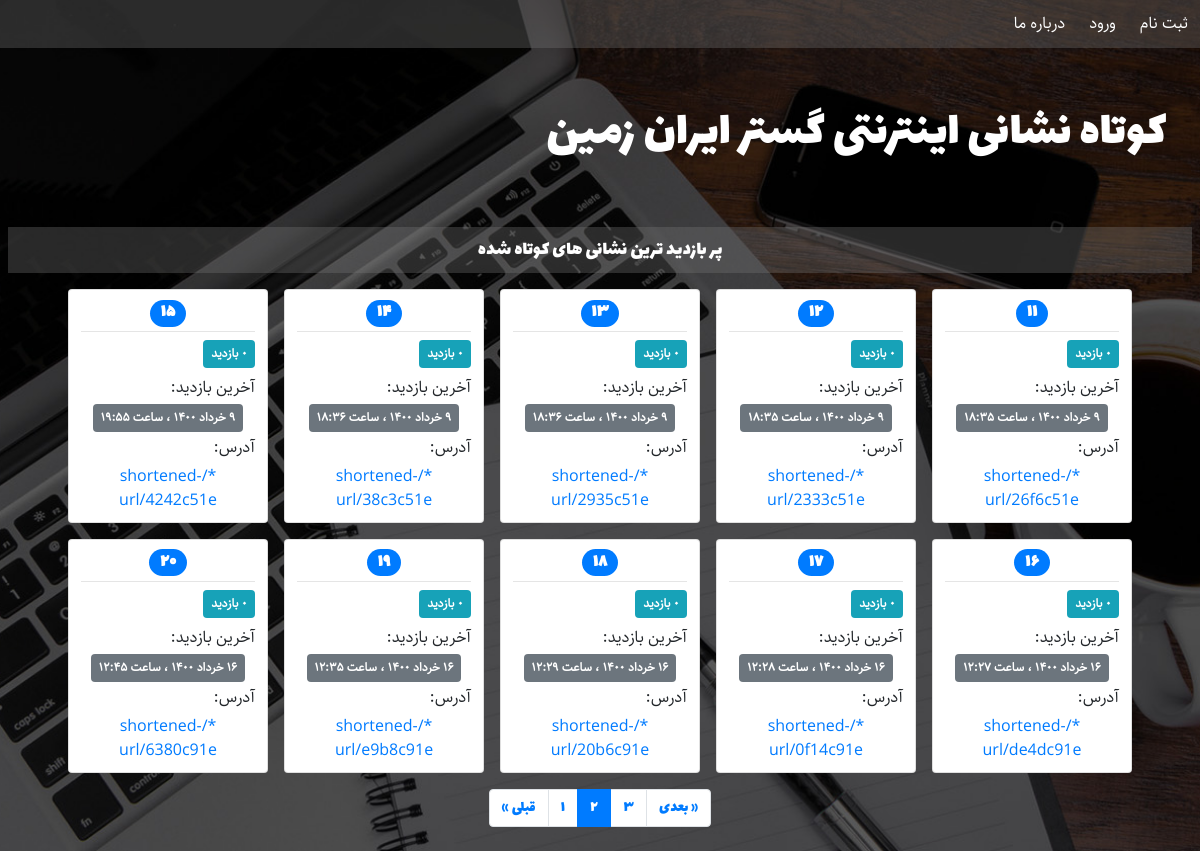
The app's page /?page=2, older data.
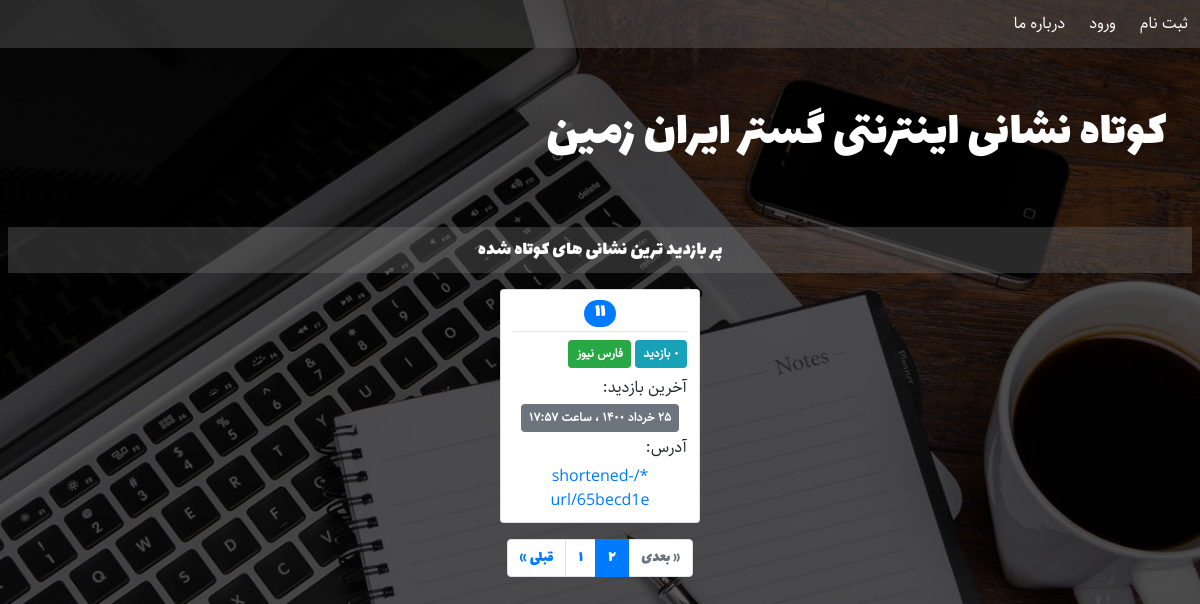
The same page, newer data.
### URLshortener/models.py (models this page shows, shortened)
class URL(models.Model):
    label = models.CharField(blank=True, max_length=30, verbose_name='عنوان')
    address = models.URLField(max_length=512, verbose_name='نشانی اینترنتی')
    slug = models.SlugField(max_length=8, unique=True, verbose_name='اسلاگ')
    visits = models.PositiveIntegerField(default=0, verbose_name='تعداد بازدید ها')
    created = models.DateTimeField(auto_now_add=True, verbose_name='تاریخ ایجاد')
    last_visit = models.DateTimeField(default=timezone.now, verbose_name='آخرین بازدید')
    author = models.ForeignKey(User, on_delete=models.CASCADE, related_name='urls',
                               verbose_name='ایجاد کننده')
    def last_visit_jalali(self):
        return datetime_to_jalali_str(self.last_visit)
    last_visit_jalali.short_description = 'آخرین بازدید'
    def created_jalali(self):
        return datetime_to_jalali_str(self.created)
    created_jalali.short_description = 'تاریخ ایجاد'
    def __str__(self):
        host = settings.ALLOWED_HOSTS[0] if settings.ALLOWED_HOSTS else 'localhost:8000'
        return '{}/shortened-url/{}'.format(host, self.slug)
    class Meta:
        verbose_name = 'نشانی اینترنتی'
        verbose_name_plural = 'نشانی های اینترنتی'

### URLshortener/views.py (the view)
# urls.py: path('', views.HomeView.as_view(), name='home'),
class HomeView(ListView):
    queryset = URL.objects.order_by('-visits')
    paginate_by = 10
    template_name = 'URLshortener/home.html'

### URLshortener/templatetags/custom_filters.py (called while the page is built)
@register.filter
@stringfilter
def to_persian(string):
    return numbers_to_persian(string)

### URLshortener/templatetags/custom_tags.py (called while the page is built)
@register.inclusion_tag('URLshortener/paginator.html')
def paginator(page):
    return {
        'page': page,
    }

@register.inclusion_tag('URLshortener/url_cards.html')
def url_cards(page):
    return {
        'page': page,
    }

### extensions/jalali.py (called while the page is built)
    def persian_tuple(self):
        return self.persian_year, self.persian_month, self.persian_day

### extensions/time_utils.py (called while the page is built)
def numbers_to_persian(string):
    en_to_fa = {
        '0': '۰',
        '1': '۱',
        '2': '۲',
        '3': '۳',
        '4': '۴',
        '5': '۵',
        '6': '۶',
        '7': '۷',
        '8': '۸',
        '9': '۹',
    }
    for en, fa in en_to_fa.items():
        string = string.replace(en, fa)
    return string

def datetime_to_jalali_str(time):
    jalali_month = (
        'فروردین',
        'اردیبهشت',
        'خرداد',
        'تیر',
        'مرداد',
        'شهریور',
        'مهر',
        'آبان',
        'آذر',
        'دی',
        'بهمن',
        'اسفند'
    )
    time = timezone.localtime(time)
    year, month, day = jalali.Gregorian(time.year, time.month, time.day).persian_tuple()
    jalali_to_str = '{} {} {} ، ساعت {:02d}:{:02d}'.format(
        day,
        jalali_month[month-1],
        year,
        time.hour,
        time.minute
    )
    return numbers_to_persian(jalali_to_str)

### templates/URLshortener/home.html (shortened to what this page needs)
{% extends 'URLshortener/base.html' %}
{% load static %}
{% load custom_filters %}
{% load custom_tags %}
{% block head %}
	<link rel='stylesheet' href="{% static 'URLshortener/css/home.css' %}">
{% endblock %}
{% block header %}
	<nav class='navbar navbar-expand-sm navbar-dark p-0'>
		<div class="collapse navbar-collapse" id="collapsibleNavbar">
			<ul class="navbar-nav text-center p-0 m-0">
			{% if user.is_authenticated %}
				<li class="nav-item p-1 text-center">
					<a class="nav-link" href="{% url 'URLshortener:dashboard' %}">پنل کاربری</a>
				</li>
				<li class="nav-item p-1 text-center">
					<a class="nav-link" href="{% url 'URLshortener:add-url' %}">کوتاه کردن نشانی</a>
				</li>
				<li class="nav-item p-1 text-center">
					<a class="nav-link" href="{% url 'auth_logout' %}?next=/">خروج</a>
				</li>
			{% else %}
				<li class="nav-item p-1 text-center">
					<a class="nav-link" href="{% url 'registration_register' %}">ثبت نام</a>
				</li>
				<li class="nav-item p-1 text-center">
					<a class="nav-link" href="{% url 'auth_login' %}">ورود</a>
				</li>
			{% endif %}
				<li class="nav-item p-1 text-center">
					<a class="nav-link" href="{% url 'URLshortener:about-us' %}">درباره ما</a>
				</li>
			</ul>
		</div>
	</nav>
	<div class='row container-fluid text-right p-5 text-white header-title'>
		کوتاه نشانی اینترنتی گستر ایران زمین
	</div>
{% endblock %}
{% block main %}
	<div class='container-fluid p-2'>
		<div class='container-fluid text-center text-white p-2 main-title'>پر بازدید ترین نشانی های کوتاه شده</div>
		<div class='container'>
			{% if page_obj %}
				{% url_cards page_obj %}
			{% else %}
				<div class='alert alert-info text-right p-2 m-2 mx-auto'>
					هنوز هیچ نشانی ای اضافه نشده است!
				</div>
			{% endif %}
			{% if is_paginated %}
				{% paginator page_obj %}
			{% endif %}
		</div>
	</div>
{% endblock %}

### templates/URLshortener/base.html (shortened to what this page needs)
<!DOCTYPE html>
{% load static %}
<html>
<head>
    <link rel="stylesheet" href="https://maxcdn.bootstrapcdn.com/bootstrap/4.5.2/css/bootstrap.min.css">
	<link rel='stylesheet' href="{% static 'URLshortener/css/fonts.css' %}">
	<link rel='stylesheet' href="{% static 'URLshortener/css/base.css' %}">
    {% block head %} <title>Web Page</title> {% endblock %}
</head>
<body>
	<header class='container-fluid p-0 m-0'>
        {% block header %} {% endblock %}
	</header>
	<main class='container-fluid p-0'>
		{% block main %} {% endblock %}
	</main>
</body>
</html>

### templates/URLshortener/url_cards.html (shortened to what this page needs)
{% load custom_filters %}
<div class='container-fluid m-0 p-2 d-flex flex-row flex-wrap justify-content-center cards-div'>
    {% for short_url in page %}
    <div class='card text-right m-2 p-2 url-card'>
        <h4 class='text-center p-0 m-0 url-number'>
            <span class='badge badge-pill badge-primary'>
                {{ forloop.counter0|add:page.start_index|to_persian }}
            </span>
        </h4>
        <hr class='m-1'>
        <div class='p-1'>
            <span class='badge badge-info p-2'>{{ short_url.visits|to_persian }} بازدید</span>
            <span class='badge badge-success p-2'>{{ short_url.label }}</span>
        </div>
        <div class='p-1'>آخرین بازدید:</div>
        <div class='text-center'>
            <span class='badge badge-secondary p-2'>{{ short_url.last_visit_jalali }}</span>
        </div>
        <div class='p-1'>آدرس:</div>
        <a class='btn btn-link d-block p-0' href="{% url 'URLshortener:shortened-url' short_url.slug %}">
            {{ short_url }}
        </a>
    </div>
    {% endfor %}
</div>

### templates/URLshortener/paginator.html
{% load custom_filters %}
<ul class="pagination justify-content-center flex-row-reverse flex-wrap p-0">
    {% if page.has_previous %}
        <li class="page-item"><a class="page-link"
            href="?page={{ page.previous_page_number }}">قبلی &#187;</a></li>
    {% else %}
        <li class="page-item disabled"><a class="page-link" href="#" >قبلی &#187;</a></li>
    {% endif %}
    {% for i in page.paginator.page_range %}
        {% if i == page.number %}
            <li class="page-item active"><a class="page-link"
                href="?page={{ i }}">{{ i|to_persian }}</a></li>
        {% else %}
            <li class="page-item"><a class="page-link"
                href="?page={{ i }}">{{ i|to_persian }}</a></li>
        {% endif %}
    {% endfor %}
    {% if page.has_next %}
        <li class="page-item"><a class="page-link"
            href="?page={{ page.next_page_number }}">&#171; بعدی</a></li>
    {% else %}
        <li class="page-item disabled"><a class="page-link" href="#">&#171; بعدی</a></li>
    {% endif %}
</ul>

### static/URLshortener/css/base.css (style rules this page uses)
body { direction: rtl; font-family: Lalezar; background-image: url('../images/site_bg.jpg'); background-size: cover; background-repeat: no-repeat; background-position: center; min-height: 100vh; }
header { background-size: cover; background-repeat: no-repeat; background-position: center; }
.cards-div { font-family: Sahel; }
.url-card { max-width: 200px; }
.url-number { font-family: Lalezar; }

### static/URLshortener/css/home.css (style rules this page uses)
nav { font-family: Sahel; background-color: #77777757; }
nav a.nav-link { color: white !important; }
.header-title { font-family: Lalezar; font-size: 50px; }
.main-title { font-size: 20px; background-color: #77777757; }

Row changes from the older to the newer data that the page shows:
removed URL: visits|to_persian "۰", last_visit_jalali "۹ خرداد ۱۴۰۰ ، ساعت ۱۸:۳۵", slug "*/shortened-url/26f6c51e"
removed URL: visits|to_persian "۰", last_visit_jalali "۹ خرداد ۱۴۰۰ ، ساعت ۱۸:۳۵", slug "*/shortened-url/2333c51e"
removed URL: visits|to_persian "۰", last_visit_jalali "۹ خرداد ۱۴۰۰ ، ساعت ۱۸:۳۶", slug "*/shortened-url/2935c51e"
removed URL: visits|to_persian "۰", last_visit_jalali "۹ خرداد ۱۴۰۰ ، ساعت ۱۸:۳۶", slug "*/shortened-url/38c3c51e"
removed URL: visits|to_persian "۰", last_visit_jalali "۹ خرداد ۱۴۰۰ ، ساعت ۱۹:۵۵", slug "*/shortened-url/4242c51e"
removed URL: visits|to_persian "۰", last_visit_jalali "۱۶ خرداد ۱۴۰۰ ، ساعت ۱۲:۲۷", slug "*/shortened-url/de4dc91e"
removed URL: visits|to_persian "۰", last_visit_jalali "۱۶ خرداد ۱۴۰۰ ، ساعت ۱۲:۲۸", slug "*/shortened-url/0f14c91e"
removed URL: visits|to_persian "۰", last_visit_jalali "۱۶ خرداد ۱۴۰۰ ، ساعت ۱۲:۲۹", slug "*/shortened-url/20b6c91e"
removed URL: visits|to_persian "۰", last_visit_jalali "۱۶ خرداد ۱۴۰۰ ، ساعت ۱۲:۳۵", slug "*/shortened-url/e9b8c91e"
removed URL: visits|to_persian "۰", last_visit_jalali "۱۶ خرداد ۱۴۰۰ ، ساعت ۱۲:۴۵", slug "*/shortened-url/6380c91e"
added URL: visits|to_persian "۰", label "فارس نیوز", last_visit_jalali "۲۵ خرداد ۱۴۰۰ ، ساعت ۱۷:۵۷", slug "*/shortened-url/65becd1e"
Text that changed along with them:
list line gone: "۳"
